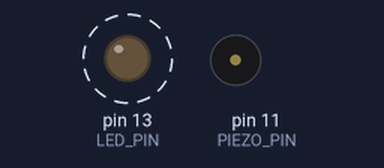
Bench run of a sketch on a simulated Arduino Nano, built with avr-gcc and run on an emulated ATmega328P. Parts: output pins drawn as LEDs (lit = HIGH), buzzer (waves = sounding). Dashed ring = blinking.

Above: at 0.05 s.
At 17.73 s:
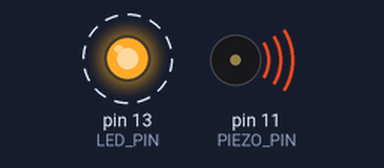
Timing chart, 0 to 18.0 s (numbered marks = the images above):
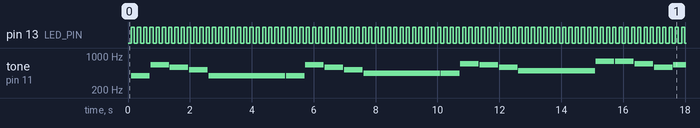

The sketch:

blink_and_sing.ino
```cpp
/*
  Blink and Sing (concurrent version)
*/

// Includes
#include "defs.h"               // This includes a local header with constant definitions

// Constants
const int LED_PIN = 13;         // LED Pin
const int PIEZO_PIN = 11;       // Pizeo Buzzer Pin

// Setup (run once at start)
void setup() {
  pinMode(LED_PIN, OUTPUT);
  pinMode(PIEZO_PIN, OUTPUT);
}

// Loop (run over and over again)
void loop() {

  // Get current time (in milliseconds)
  int current_time = millis();

  // Schedule actions
  blink(current_time);
  sing(current_time);
}

// Blink Function
void blink(int current_time) {

  // Static variables
  static bool state = false;
  static int previous_time = 0;
  static int next_interval = 100;

  // Measure elapsed time
  int elapsed_time = current_time - previous_time;

  // Do something?
  if (elapsed_time > next_interval)
  {
    // Change LED state
    state = !state;
    digitalWrite(LED_PIN, state);

    // Set next interval
    next_interval = 100;

    // Reset previous time
    previous_time = current_time;
  }

  return;
}

// Sing Function
#define NUM_NOTES 98
int sing(int current_time){

  // Static variables
  static int counter = 0;
  static int previous_time = 0;
  static int next_interval = 100;

  // Song arrays
  int notes[NUM_NOTES] =     {G4,E5,D5,C5,G4,G4,E5,D5,C5,A4,A4,F5,E5,D5,B4,G5,G5,F5,D5,E5,G4,E5,D5,C5,G4,G4,E5,D5,C5,A4,A4,F5,E5,D5,G5,G5,G5,G5,G5,A5,G5,F5,D5,C5,G5,E5,E5,E5,E5,E5,E5,E5,G5,C5,D5,E5,F5,F5,F5,F5,F5,F5,E5,E5,E5,E5,E5,D5,D5,E5,D5,G5,E5,E5,E5,E5,E5,E5,E5,G5,C5,D5,E5,F5,F5,F5,F5,F5,F5,E5,E5,E5,E5,G5,G5,F5,D5,C5};
  int durations[NUM_NOTES] = {8,8,8,8,2,8,8,8,8,2,8,8,8,8,2,8,8,8,8,2,8,8,8,8,2,8,8,8,8,2,8,8,8,8,8,8,8,16,16,8,8,8,8,4,4,8,8,4,8,8,4,8,8,8,8,2,8,8,8,16,16,8,8,8,16,16,8,8,8,8,4,4,8,8,4,8,8,4,8,8,8,8,2,8,8,8,16,16,8,8,8,16,16,8,8,8,8,2};

  // Measure elapsed time
  int elapsed_time = current_time - previous_time;

  // Do something?
  if (elapsed_time > next_interval)
  {
    // Set next interval
    int tempo = 2;
    next_interval = (10000/durations[counter])/tempo;

    // Play next note
    tone(PIEZO_PIN, notes[counter], next_interval - 25);

    // Increment note counter
    counter = (counter + 1) % NUM_NOTES;

    // Reset previous time
    previous_time = current_time;
  }

  return;
}
```

defs.h
```cpp
// Define Notes
#define B0  31
#define C1  33
#define CS1 35
#define D1  37
#define DS1 39
#define E1  41
#define F1  44
#define FS1 46
#define G1  49
#define GS1 52
#define A1  55
#define AS1 58
#define B1  62
#define C2  65
#define CS2 69
#define D2  73
#define DS2 78
#define E2  82
#define F2  87
#define FS2 93
#define G2  98
#define GS2 104
#define A2  110
#define AS2 117
#define B2  123
#define C3  131
#define CS3 139
#define D3  147
#define DS3 156
#define E3  165
#define F3  175
#define FS3 185
#define G3  196
#define GS3 208
#define A3  220
#define AS3 233
#define B3  247
#define C4  262
#define CS4 277
#define D4  294
#define DS4 311
#define E4  330
#define F4  349
#define FS4 370
#define G4  392
#define GS4 415
#define A4  440
#define AS4 466
#define B4  494
#define C5  523
#define CS5 554
#define D5  587
#define DS5 622
#define E5  659
#define F5  698
#define FS5 740
#define G5  784
#define GS5 831
#define A5  880
#define AS5 932
#define B5  988
#define C6  1047
#define CS6 1109
#define D6  1175
#define DS6 1245
#define E6  1319
#define F6  1397
#define FS6 1480
#define G6  1568
#define GS6 1661
#define A6  1760
#define AS6 1865
#define B6  1976
#define C7  2093
#define CS7 2217
#define D7  2349
#define DS7 2489
#define E7  2637
#define F7  2794
#define FS7 2960
#define G7  3136
#define GS7 3322
#define A7  3520
#define AS7 3729
#define B7  3951
#define C8  4186
#define CS8 4435
#define D8  4699
#define DS8 4978
```

Measured:
- by itself, pin 13 (LED_PIN): alternates HIGH for 0.10 s and LOW for 0.10 s
- by itself, tone on pin 11 (PIEZO_PIN): plays 392 Hz for 0.60 s, 659 Hz for 0.60 s, 587 Hz for 0.60 s, 523 Hz for 0.60 s, 392 Hz for 2.5 s, 392 Hz for 0.60 s … (154 notes in this stretch)
